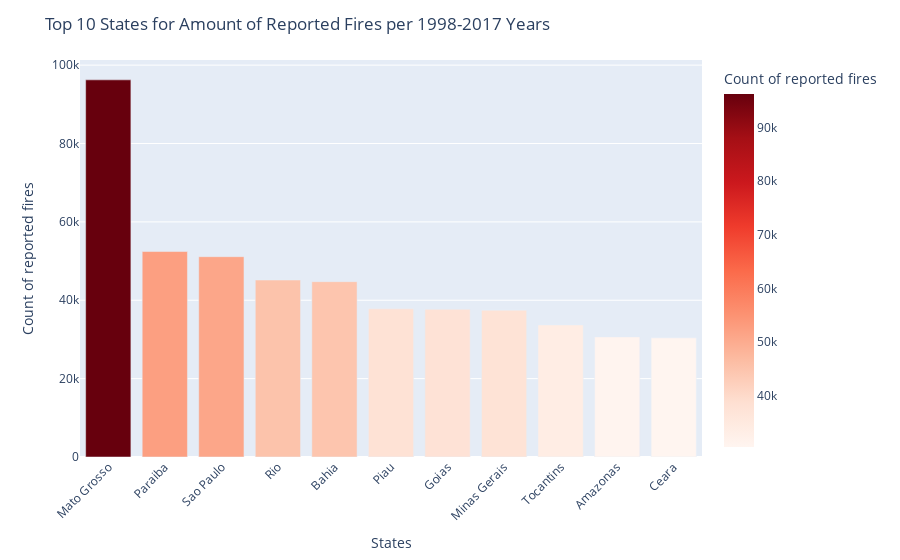

Notebook code cell kept with this figure:
### Code cell
#making barplot
bar_plot=px.bar(bar_plot_df, x='State', y='Reported_Fires', color='Reported_Fires',
           labels={'Reported_Fires':'Count of reported fires ', 'State':'States'}, color_continuous_scale='Reds')
#making layout changes
bar_plot.update_layout(xaxis_tickangle=-45, title_text='Top 10 States for Amount of Reported Fires per 1998-2017 Years')
#outputing plot
bar_plot.show()

### Figure 1 — Plotly figure (JSON) as saved in the notebook; plotly's stock layout.template omitted (floating-point values rounded to 4 significant figures)
{"data": [{"alignmentgroup": "True", "hoverlabel": {"namelength": 0}, "hovertemplate": "States=%{x}<br>Count of reported fires =%{marker.color}", "legendgroup": "", "marker": {"color": [96245, 52437, 51120, 45160, 44747, 37805, 37694, 37475, 33707, 30652, 30429], "coloraxis": "coloraxis"}, "name": "", "offsetgroup": "", "orientation": "v", "showlegend": false, "textposition": "auto", "type": "bar", "x": ["Mato Grosso", "Paraiba", "Sao Paulo", "Rio", "Bahia", "Piau", "Goias", "Minas Gerais", "Tocantins", "Amazonas", "Ceara"], "xaxis": "x", "y": [96245, 52437, 51120, 45160, 44747, 37805, 37694, 37475, 33707, 30652, 30429], "yaxis": "y"}], "layout": {"barmode": "relative", "coloraxis": {"colorbar": {"title": {"text": "Count of reported fires "}}, "colorscale": [[0, "rgb(255,245,240)"], [0.125, "rgb(254,224,210)"], [0.25, "rgb(252,187,161)"], [0.375, "rgb(252,146,114)"], [0.5, "rgb(251,106,74)"], [0.625, "rgb(239,59,44)"], [0.75, "rgb(203,24,29)"], [0.875, "rgb(165,15,21)"], [1, "rgb(103,0,13)"]]}, "legend": {"tracegroupgap": 0}, "margin": {"t": 60}, "title": {"text": "Top 10 States for Amount of Reported Fires per 1998-2017 Years"}, "xaxis": {"anchor": "y", "domain": [0, 1], "tickangle": -45, "title": {"text": "States"}}, "yaxis": {"anchor": "x", "domain": [0, 1], "title": {"text": "Count of reported fires "}}}}
